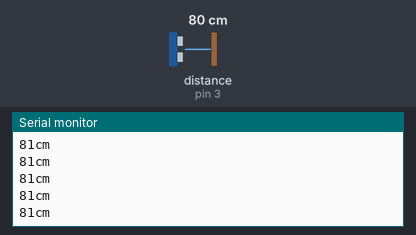
A sketch run on a simulated Arduino Uno, built with avr-gcc and run on an emulated ATmega328P. On the bench: the last lines printed to the serial monitor. The test bench sets the inputs (shaded band); at power-on: distance to the obstacle (sensor on pin 3) 80 cm. The echo pulse lasts 58.3 µs per cm.

Above: at 1.2 s.
1.3 s: distance to the obstacle (sensor on pin 3) set to 2 cm
At 1.34 s:
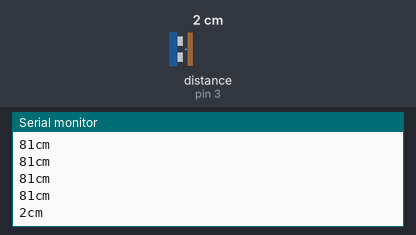
2.8 s: distance to the obstacle (sensor on pin 3) set to 4 cm
At 2.82 s:
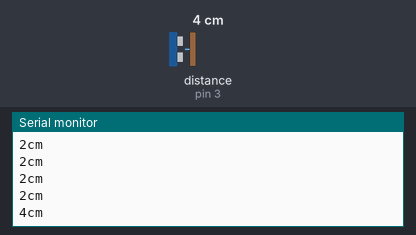
Timing chart, 0 to 5.8 s (numbered marks = the images above; inputs shaded):
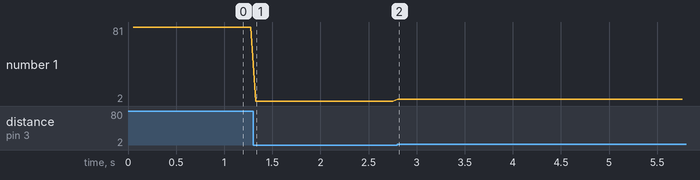

The sketch:

Main.ino
```cpp
#include <NewPing.h>

const byte echoPin = 3;
const byte triggerPin = 2;
int MaxDistance = 200;

NewPing sonar(triggerPin, echoPin, MaxDistance);

void setup() {
  Serial.begin(9600);
}

void loop() {
  delay(50);                      // esperar 50ms entre pings (29ms como minimo)
  Serial.print(sonar.ping_cm()); // obtener el valor en cm (0 = fuera de rango)
  Serial.println("cm");
}
```

Measured:
- after the input at 1.3 s, the serial monitor: prints a new line at once (image 1)
- after the input at 2.8 s, the serial monitor: prints a new line at once (image 2)
- plotted number 1: 81 → 2 after the input at 1.3 s, 2 → 4 after the input at 2.8 s
